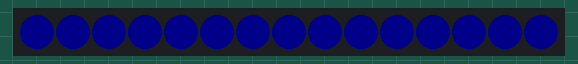
The sketch below on a simulated ESP8266 (NodeMCU). Shown: 15 RGB LEDs in strip order, left to right. Dim RGB values are drawn brighter than linear; WiFi joins after 1.5 s; servers stay silent unless stated; uploads are accepted with an empty reply; what the sketch prints to the serial monitor is not drawn.

Above: at 0.2 s.
At 1.7 s:
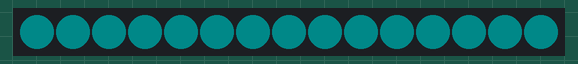
At 64.2 s:
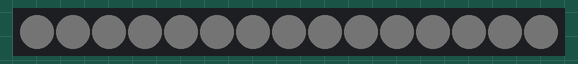

Measured:
- what the display in image 0 shows lasts 1.5 s, from 0.1 s to 1.6 s
- what the display in image 1 shows lasts 62.6 s, from 1.6 s to 64.2 s

The sketch:

OnAir.ino
```cpp
#include <Adafruit_NeoPixel.h>
#include <ESP8266WiFi.h>

#include "arduino_secrets.h"        // Where personalized items are configured

const char* ssid     = SECRET_SSID; // From arduino_secrets.h
const char* password = SECRET_PASS; // From arduino_secrets.h


// String received back from authentication login that we need to parse for
const char *accesstoken = "\"access_token\":\"";

#define HOST "api.twitch.tv"      // The host to query if live
#define PATH "/helix/streams"     // Path on the host
#define REFRESH 60                // How many seconds to wait between checks to see if stream is live?
#define LED 13                    // Pin LEDs power is connected to, can add digitalWrite(LED, LOW)
#define PIN 12                    // Arduino Pin number that communicates with the LEDs


// # of pixels in Strip
// Arduino Communication Pin #
// GRB and 800KHz bitstream
Adafruit_NeoPixel strip = Adafruit_NeoPixel(15, PIN, NEO_GRB + NEO_KHZ800);

WiFiClientSecure client;  //
char bearer[32];  // Authentication code, it is really only 30 char long but allows NULL termination + 1 extra


boolean isStreaming = false;      // Is the user detected as streaming?


// Set all LEDs to the same color and brightness
// c - The color
// brightness - The brightness value between 0-255
void colorSet(uint32_t c,  uint32_t brightness=255) {
  for(uint16_t i=0; i<strip.numPixels(); i++) {
    strip.setPixelColor(i, c);
  }
  strip.setBrightness(brightness);
  strip.show();
}


// Get our Authentication code from the Twitch API
// Note that token is only valid for upto 60 days
void get_bearer() {
  Serial.println("Attempting to get authentication token");
  if (!client.connect("id.twitch.tv", 443)) {
    Serial.println("Connection failed to get bearer authentication token");
    // Zero out the bearer variable
    for(int i=0; i < sizeof(bearer); i++) {
      bearer[i] = 0;
    }
    return;
  }
  client.print(String("POST /oauth2/token?client_id=") + CLIENT_ID + "&client_secret=" + SECRET + "&grant_type=client_credentials HTTP/1.1\r\n" +
           "Host: id.twitch.tv\r\n" +
           "Connection: close\r\n\r\n");
  String resp = client.readString();
  Serial.print("Response: ");
  Serial.println(resp);

  // Grab the token in the response
  int offset = resp.indexOf(accesstoken) + strlen(accesstoken);
  int offset2 = resp.indexOf("\"", offset);
  resp.substring(offset, offset2).toCharArray(bearer, offset2-offset+1);

  Serial.print("Bearer code: ");
  Serial.println(bearer);

  client.stop();
}

void setup() {
  WiFi.mode(WIFI_STA);    // Ensure wireless mode is set to station/client
  client.setInsecure();   // We do not need to validate the SSL certificate thumbprints
  strip.begin();
  strip.show();           // Initialize all pixels to off

  Serial.begin(115200);
  delay(100);
}

void loop() {
  if (WiFi.status() != WL_CONNECTED) {
    colorSet(strip.Color(0, 0, 10));     // We are Blue while we are connecting to the wireless network
    while (WiFi.status() != WL_CONNECTED) {
      Serial.println();
      Serial.println();
      Serial.println("Not connected");
      Serial.print("Attempting to connect to wireless network: ");
      Serial.println(ssid);
      WiFi.begin(ssid, password);

      int j = 0;
      while (WiFi.status() != WL_CONNECTED) {
        delay(500);
        Serial.print(".");
        j++;
        if (j > 10) break;
      }
      if (j <= 10) break;
    }
    Serial.println("");
    Serial.println("WiFi connected");
    Serial.print("IP address: ");
    Serial.println(WiFi.localIP());

    colorSet(strip.Color(0, 10, 10));   // Green/Blue - We are connected to the wireless network
    get_bearer();
  }
  else if (bearer[0] == NULL) {
    get_bearer();
  }
  else {
    Serial.print("Connecting to: ");
    Serial.println(HOST);

    if (!client.connect(HOST, 443)) {
      Serial.println("Connection error");
      delay(REFRESH * 1000);
      return;
    }

    client.print(String("GET ") + PATH + "?user_login=" + USERNAME + " HTTP/1.1\r\n" +
                 "Client-Id: " + CLIENT_ID + "\r\n" +
                 "Host: " + HOST + "\r\n" +
                 "Authorization: Bearer " + bearer + "\r\n" +
                 "Connection: close\r\n\r\n");

    int32_t timeout = millis() + 1000;
    while (client.available() == 0) {
      if (timeout - millis() < 0) {
        Serial.println(">>> Client Timeout !");
        client.stop();
        return;
      }
    }
    String resp = client.readString();
    Serial.print("Response: ");
    Serial.println(resp);


    // If authentication failed, reauthenticate
    if (resp.indexOf("\"error\":") != -1) {
      if (resp.indexOf("\"Unauthorized\"") != -1) {
        if(resp.indexOf("401") != -1) {
          Serial.println("Refreshing login token");
          get_bearer();
          return;
        }
      }
    }

    isStreaming = false;

    // If the string "type": is in the stream, then assume stream is live
    if (resp.indexOf("\"type\":") != -1) {
      isStreaming = true;
    }

    Serial.print("Streaming status: "); Serial.println(isStreaming);
    if (isStreaming) {
      colorSet(strip.Color(255, 0, 0));     // Red
    } else {
      colorSet(strip.Color(10, 10, 10), 32);    // White
    }
    Serial.println("Disconnecting from server.");
    client.stop();
  }

  delay(REFRESH * 1000);
}
```

arduino_secrets.h
```cpp
// Note, since all variables are strings, they need to be surrouned by quotes

#define SECRET_SSID ""                   // Wireless SSID
#define SECRET_PASS ""                   // Wireless passphrase

#define CLIENT_ID ""    		// From Twitch
#define SECRET ""       		// From Twitch
#define USERNAME "puckwana"             // Twitch user you want to watch
```
